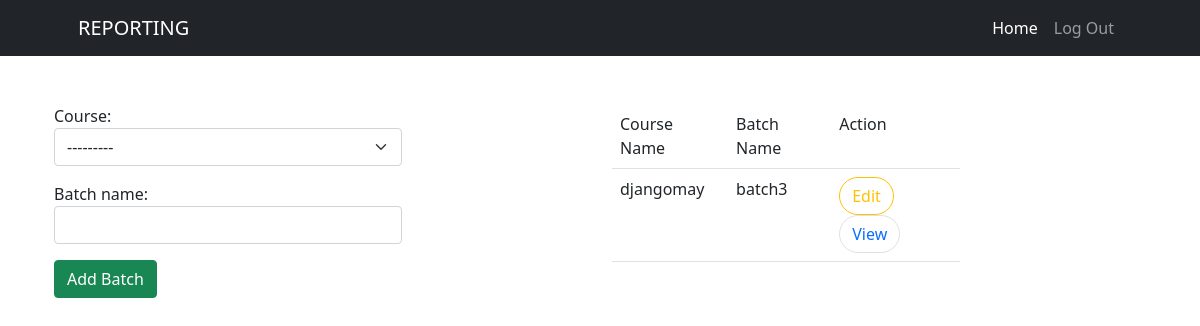
The page /centerhead/users/batches/add (signed in) on the database as committed earlier.
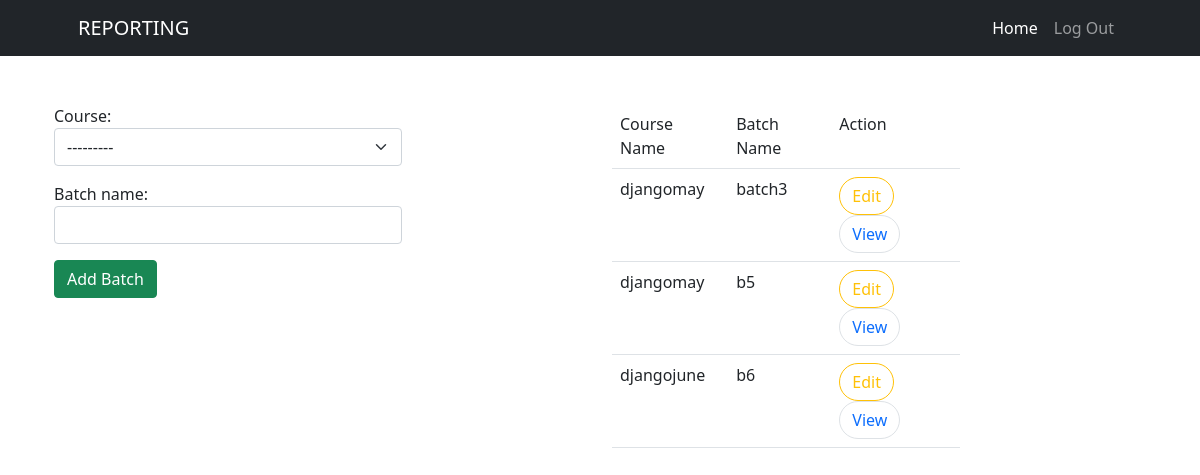
The same page on the database as committed later.
### reporting/models.py (models this page shows, shortened)
class Batch(models.Model):
    course = models.ForeignKey(Course,on_delete=models.CASCADE)
    batch_name=models.CharField(max_length=100,unique=True)
    is_active = models.BooleanField(default=True)

class Course(models.Model):
    course_name=models.CharField(max_length=100,unique=True)
    is_active=models.BooleanField(default=True)
    def __str__(self):
        return self.course_name

### reporting/views.py (the view)
# urls.py: path("users/batches/add",views.BatchAdd.as_view(),name='addbatch'),
@method_decorator(admin_permission_required,name="dispatch")
class BatchAdd(CreateView):
    model = Batch
    form_class = forms.BatchAddForm
    template_name = 'reporting/batch_list.html'
    success_url = reverse_lazy('adminhome')
    context = {}
    def get_context_data(self, **kwargs):
        context=super().get_context_data(**kwargs)
        context['batches']=self.model.objects.all()
        return context

### reporting/forms.py
class BatchAddForm(ModelForm):
    class Meta:
        model= Batch
        fields=['course','batch_name']
        widgets = {
            "course": forms.Select(attrs={"class": "form-select"}),
            "batch_name": forms.TextInput(attrs={"class": "form-control"}),
        }

### reporting/templates/reporting/batch_list.html (shortened to what this page needs)
<!DOCTYPE html>
{%extends 'reporting/base.html' %}
{%block body_block%}
<div class="container">
    <div class="row mt-5">
        <div class="col-4">
             <form action="" method="post">
                {{form.as_p}}
                <input type="submit" value="Add Batch" class="btn btn-success">
            </form>
        </div>
        <div class="col-2"></div>
        <div class="col-4">
            <table class="table">
                <tr>
                    <td>Course Name</td>
                    <td>Batch Name</td>
                    <td>Action</td>
                </tr>
                {%for batch in batches%}
                <tr>
                    <td>{{batch.course}}</td>
                    <td>{{batch.batch_name}}</td>
                    <td><a href="{%url 'editbatch' batch.id%}" class="btn btn-outline-warning rounded-pill">Edit</a>
                        <a href="{%url 'batchdetails' batch.id%}" class="btn btn-outline-primary border rounded-pill">View</a>
                    </td>
                </tr>
                {%endfor%}
            </table>
        </div>
        <div class="col-1"></div>
    </div>
</div>
{% endblock %}

Rows that differ between the two databases and show on the page:
added Batch: course "djangomay", batch_name "b5"
added Batch: course "djangojune", batch_name "b6"
